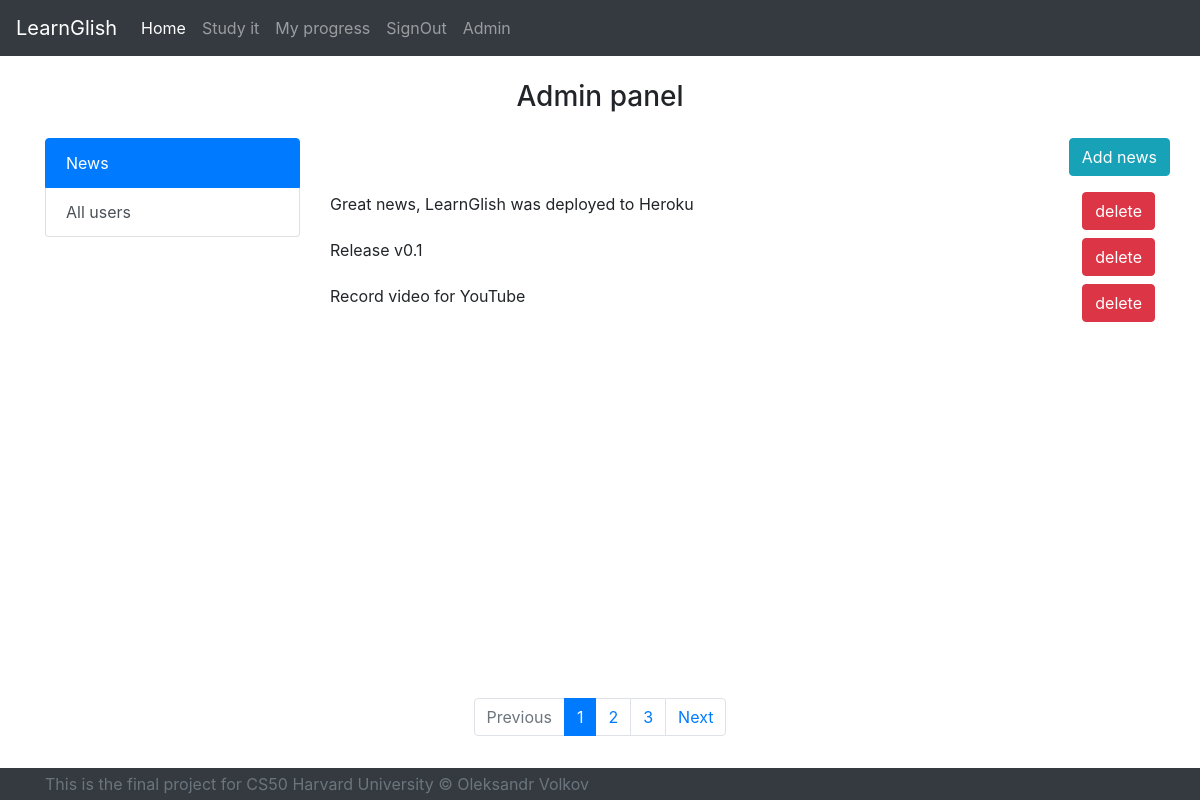
/admin (signed in), run on the app's committed database.
### models/news.py (models this page shows, shortened)
class News(db.Model):
    id = db.Column(db.Integer, primary_key=True)
    user_id = db.Column(db.Integer, db.ForeignKey('users.id'))
    title = db.Column(db.String, nullable=False, unique=True)
    text = db.Column(db.String, nullable=False)

### app.py (the view)
@app.route("/admin")
@login_required
def admin():
    if(session["email"] == "admin@admin"):
        news = News.query.filter(
            News.user_id == session["user_id"]).all()
        newsSchema = NewsSchema(many=True)
        newsJson = newsSchema.dump(news)
        users = Users.query.all()
        usersShema = UserSchema(many=True)
        usersJson = usersShema.dump(users)
        return render_template("admin.html", newsList=newsJson, usersList=usersJson)
    else:
        return apology("Not permitted", 400)

### app.py (called while the page is built)
@app.after_request
def after_request(response):
    response.headers["Cache-Control"] = "no-cache, no-store, must-revalidate"
    response.headers["Expires"] = 0
    response.headers["Pragma"] = "no-cache"
    return response

### helpers.py (called while the page is built)
def login_required(f):
    @wraps(f)
    def decorated_function(*args, **kwargs):
        if session.get("user_id") is None:
            return redirect("/login")
        return f(*args, **kwargs)
    return decorated_function

### templates/admin.html (shortened to what this page needs)
{% extends "layout.html" %} {% block title %} Login {% endblock %} {% block main
%}
<div class="row justify-content-center mb-3">
  <h3>Admin panel</h3>
</div>
<div id="admin_container">
  <div class="row">
    <div class="col-3">
      <div class="list-group" id="catrgoryList" role="tablist">
        <a
          class="list-group-item list-group-item-action active"
          id="newsList"
          data-toggle="list"
          href="#list-news"
          role="tab"
          aria-controls="list-news"
          >News</a
        >
        <a
          class="list-group-item list-group-item-action"
          id="public"
          data-toggle="list"
          href="#publicList"
          role="tab"
          aria-controls="listPublic"
          >All users</a
        >
      </div>
    </div>
    <div class="col-9">
      <div class="tab-content" id="adminContent">
        <div
          class="tab-pane fade show active"
          id="list-news"
          role="tabpanel"
          aria-labelledby="newsList"
        >
          <div class="row mb-3 justify-content-end">
            <button
              type="button"
              class="btn btn-info"
              data-toggle="modal"
              data-target="#newsModalAdd"
            >
              Add news
            </button>
          </div>
          {%for news in newsList%}
          <div class="row mb-2">
            <div class="col-10">{{news.title}}</div>
            <div class="col-2">
              <div class="d-flex justify-content-end">
                <button
                  type="button"
                  name="btnNewsDelete"
                  class="btn btn-danger"
                  data-toggle="modal"
                  data-target="#newsDelete"
                  value="{{news.id}}"
                >
                  delete
                </button>
              </div>
            </div>
          </div>
          {%endfor%}
        </div>
          <nav class="row justify-content-center mt-3 mb-5 fixed-bottom" aria-label="topic_pagination">
            <ul class="pagination">
              <li class="page-item disabled">
                <span class="page-link">Previous</span>
              </li>
              <li class="page-item active"><a class="page-link" href="#">1</a></li>
              <li class="page-item">
                <span class="page-link"> 2 </span>
              </li>
              <li class="page-item"><a class="page-link" href="#">3</a></li>
              <li class="page-item">
                <a class="page-link" href="#">Next</a>
              </li>
            </ul>
          </nav>
        </div>
      </div>
    </div>
  </div>
  {% include '_news_add.html'%} {% include '_news_delete.html'%} {% endblock %}

### static/styles/style.css (style rules this page uses)
body { padding-top: 5rem; }

### data on the page
News: title "Great news, LearnGlish was deployed to Heroku", {{ news.id }} 1 (drawn)
News: title "Release v0.1", {{ news.id }} 2 (drawn)
News: title "Record video for YouTube", {{ news.id }} 3 (drawn)
